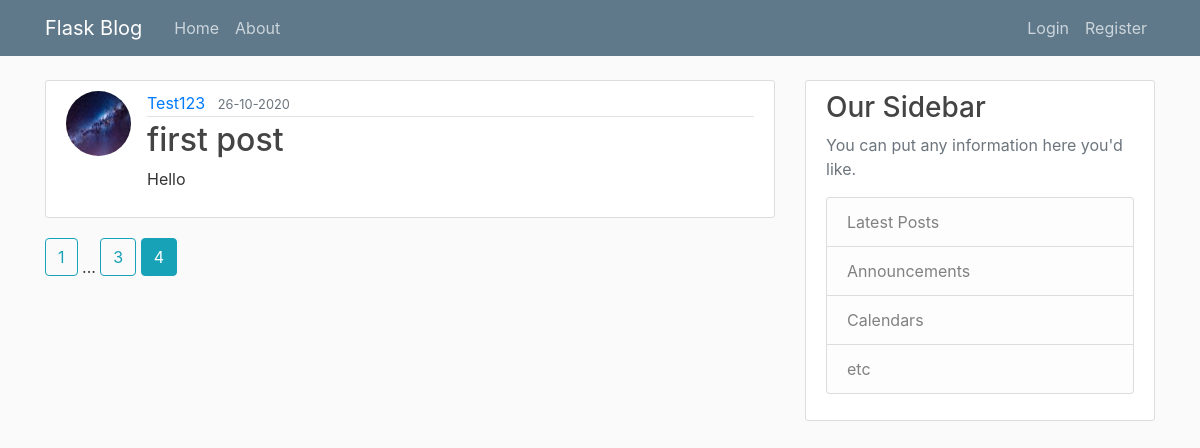
/home?page=4, run on the app's committed database.
### flaskblog/models.py (models this page shows, shortened)
class Post(db.Model):
	id=db.Column(db.Integer,primary_key=True)
	title=db.Column(db.String(100),nullable=False)
	date_posted=db.Column(db.DateTime,nullable=False,default=datetime.utcnow)
	content=db.Column(db.Text,nullable=False)
	user_id=db.Column(db.Integer,db.ForeignKey('user.id'),nullable=False)

class User(db.Model,UserMixin):
	id=db.Column(db.Integer,primary_key=True)
	username=db.Column(db.String(20),unique=True,nullable=False)
	email=db.Column(db.String(120),unique=True,nullable=False)
	image_file=db.Column(db.String(20),nullable=False,default='default.jpg')
	password=db.Column(db.String(60),nullable=False)
	posts=db.relationship('Post',backref='author',lazy='dynamic')

### flaskblog/main/routes.py (the view)
@main.route('/')
@main.route('/home')
def home():
	page=request.args.get('page',1,type=int)
	posts=Post.query.order_by(Post.date_posted.desc()).paginate(page=page,per_page=4)
	return render_template('home.html',posts=posts)

### flaskblog/templates/home.html
{%extends 'layout.html'%}
{%block content%}
{%for post in posts.items%}
	<article class="media content-section">
		<img  class='rounded-circle article-img' src="{{url_for('static',filename='profile_pics/'+post.author.image_file)}}">
  <div class="media-body">
    <div class="article-metadata">
      <a class="mr-2" href="{{url_for('users.user_posts',username=post.author.username)}}">{{ post.author.username }}</a>
      <small class="text-muted">{{ post.date_posted.strftime('%d-%m-%Y') }}</small>
    </div>
    <h2><a class="article-title" href="{{url_for('posts.post',post_id=post.id)}}">{{ post.title }}</a></h2>
    <p class="article-content">{{ post.content }}</p>
  </div>
</article>
{%endfor%}
	{%for page_num in posts.iter_pages(left_edge=1,right_edge=1,left_current=1,right_current=2)%}
	{%if page_num%}
	{%if posts.page==page_num%}
	<a class="btn btn-info mb-4" href="{{url_for('main.home',page=page_num)}}">{{page_num}}</a>
	{%else%}
	<a class="btn btn-outline-info mb-4" href="{{url_for('main.home',page=page_num)}}">{{page_num}}</a>
	{%endif%}
	{%else%}
	...
	{%endif%}
{%endfor%}
{%endblock content%}

### flaskblog/static/main.css (style rules this page uses)
body { background: #fafafa; color: #333333; margin-top: 5rem; }
h1, h2, h3, h4, h5, h6 { color: #444444; }
.content-section { background: #ffffff; padding: 10px 20px; border: 1px solid #dddddd; border-radius: 3px; margin-bottom: 20px; }
.article-title { color: #444444; }
.article-content { white-space: pre-line; }
.article-img { height: 65px; width: 65px; margin-right: 16px; }
.article-metadata { padding-bottom: 1px; margin-bottom: 4px; border-bottom: 1px solid #e3e3e3 }

### data on the page
Post: image_file (picture), author.username "Test123", date_posted "26-10-2020", title "first post", content "Hello"

### other printed values
{{ page_num }} "1" "3"
{{ page_num }} "4"
